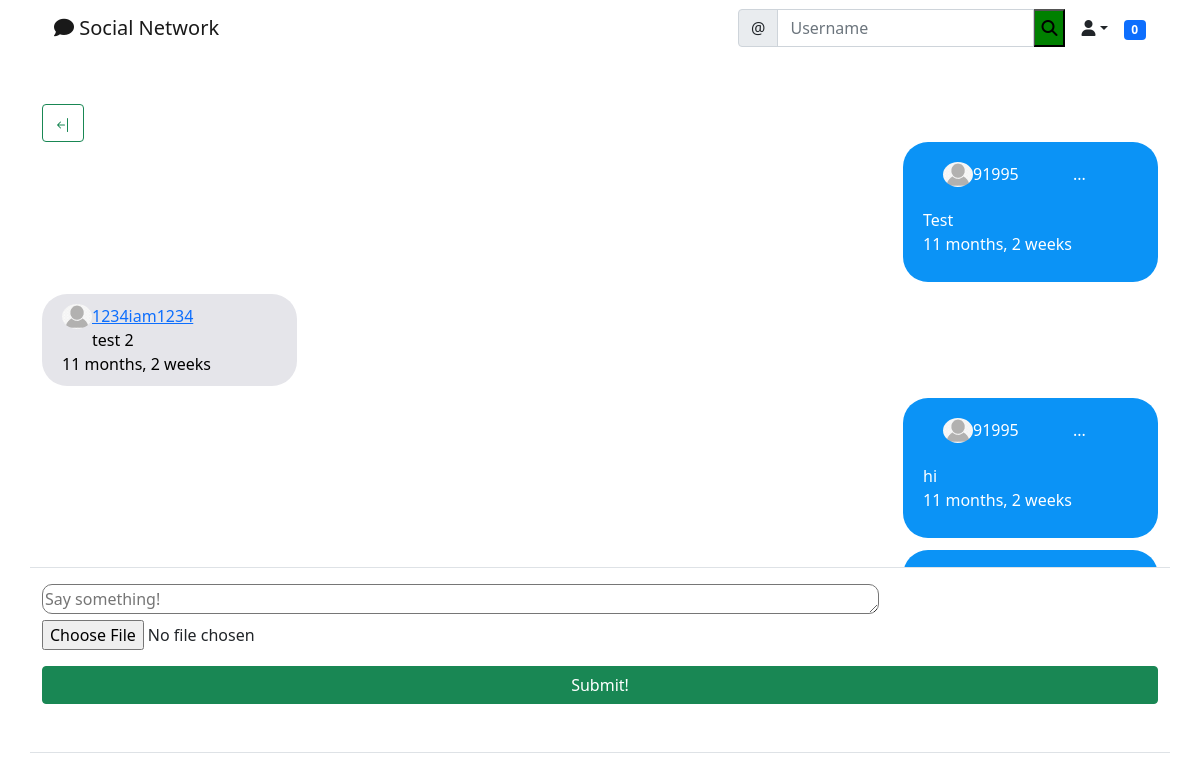
Screenshot of /chats/userchat/2 (signed in) with the database file from the repository.
### chats/models.py (models this page shows)
class Messages(models.Model):
    message = models.TextField()
    image = models.ImageField(
        upload_to="uploads/message_photos", null=True, blank=True)
    created_on = models.DateTimeField(default=timezone.now)
    author = models.ForeignKey(User, on_delete=models.CASCADE)
    chat = models.ForeignKey('Chats', on_delete=models.CASCADE)

### social/models.py (models this page shows)
class UserProfile(models.Model):
    user = models.OneToOneField(User, primary_key=True, verbose_name='user',
                                related_name='profile', on_delete=models.CASCADE)
    name = models.CharField(max_length=30, blank=True, null=True)
    bio = models.TextField(max_length=500, blank=True, null=True)
    birth_date = models.DateField(blank=True, null=True)
    location = models.CharField(max_length=100, blank=True, null=True)
    picture = models.ImageField(upload_to='uploads/profile_pictures',
                                default='uploads/profile_pictures/default.png', blank=True)
    followers = models.ManyToManyField(
        User, blank=True, related_name='followers')
    online = models.BooleanField(default=False)

### chats/views.py (the view, shortened to what this page needs)
# urls.py: path('userchat/<int:pk>', ChatView.as_view(),  name='chat'),
class ChatView(View, LoginRequiredMixin, UserPassesTestMixin):
    def get(self, request, pk, *args, **kwargs):
        chat = get_object_or_404(Chats, pk=pk)
        messages = Messages.objects.filter(
            chat=chat).order_by('created_on')
        notification = Notification.objects.filter(to_user=request.user)
        for n in notification:
            if n.chat == chat:
                n.delete()
        authorized = False
        for user in chat.users.all():
            if user == request.user:
                authorized = True
        form = MessageForm()
        context = {
            'messages': messages,
            'form': form
        }
        if authorized:
            return render(request, 'chats/chat.html', context)
        else:
            return render(request, 'chats/forbidden.html')

### chats/forms.py
class MessageForm(forms.ModelForm):
    message = forms.CharField(
        label='',
        widget=forms.Textarea(attrs={
            'rows': 1,
            'placeholder': 'Say something!',
            'style': 'border-radius: 10px; width: 75%'
        })
    )
    image = forms.ImageField(label='', required=False)
    class Meta:
        model = Messages
        fields = ['message', 'image']

### landing/templatetags/custom_tags.py (called while the page is built)
@register.inclusion_tag('social/show_notifications.html', takes_context=True)
def show_notifications(context):
    request_user = context['request'].user
    notifications = Notification.objects.filter(
        to_user=request_user).exclude(user_has_seen=True).order_by('-date')
    return {'notifications': notifications}

### chats/templates/chats/chat.html (shortened to what this page needs)
{% extends "landing/base.html" %}
{% block content %}
{%load crispy_forms_tags%}
<div class="container">
  <div class="row justify-content-center mt-5">
    <div class="col md-5 col-sm-12 border-bottom">
      <a href="{% url 'chats_list' %}" class="btn btn-outline-success">
      </a>
      <div style="overflow-y: scroll; height:425px;" class="cont" id="myDiv">
        {% for message in messages%}
        {% if message.author == request.user %}
        <div class="send">
          <p class="messagep">
            <img src="{{message.author.profile.picture.url}}" alt="" width="30px" height="25" style="border-radius:50%;float: left;margin-left:0px;">{{message.author}}
            <span id='messagedropdown' onclick="messageDropdown({{message.pk}})" style="margin-left: 50px">...</span>
          {{message.message}}<br>{{message.created_on|timesince}}
          </p>
        </div>
        {% else %}
        <p class="receive" style="margin-right: auto; margin-left: 0;"><img src="{{message.author.profile.picture.url}}" alt="" width="30px" height="25" style="border-radius: 50%;float: left;"><a
            href='{% url 'profile' message.author.profile.pk%}'>{{message.author}}</a><br>{{message.message}}<br>{{message.created_on|timesince}}</p>
        {% endif %}
        {% endfor %}
      </div>
    </div>
  </div>
</div>
<div class="container">
  <div class="row justify-content-center mt-3">
    <div class="col md-5 col-sm-12 border-bottom">
      <form method="POST" enctype="multipart/form-data" class="msg">
        {{form.message}} {{form.image}}
        <div class="d-grid gap-2">
          <button class="btn btn-success mt-3 mb-5">Submit!</button>
        </div>
      </form>
    </div>
  </div>
</div>
{% endblock %}

### landing/templates/landing/base.html (style rules this page uses)
:root { --send-bg: #0B93F6; --send-color: white; --receive-bg: #E5E5EA; --receive-text: black; --page-background: white; }
.send { max-width: 255px; word-wrap: break-word; margin-bottom: 12px; line-height: 24px; position: relative; padding: 10px 20px; border-radius: 25px; color: var(--send-color); background: var(--send-bg); margin-left: auto; margin-right: 0; }
.receive { max-width: 255px; word-wrap: break-word; margin-bottom: 12px; line-height: 24px; position: relative; padding: 10px 20px; border-radius: 25px; background: var(--receive-bg); color: black; margin-left: auto; margin-right: 0; }

### rows the page displays
Messages: author.profile.picture (placeholder picture), author "91995", message "Test", created_on "11 months, 2 weeks"
Messages: author.profile.picture (placeholder picture), author "1234iam1234", message "test 2", created_on "11 months, 2 weeks"
Messages: author.profile.picture (placeholder picture), author "91995", message "hi", created_on "11 months, 2 weeks"

### other values shown
{{ notifications.count }} "0"
